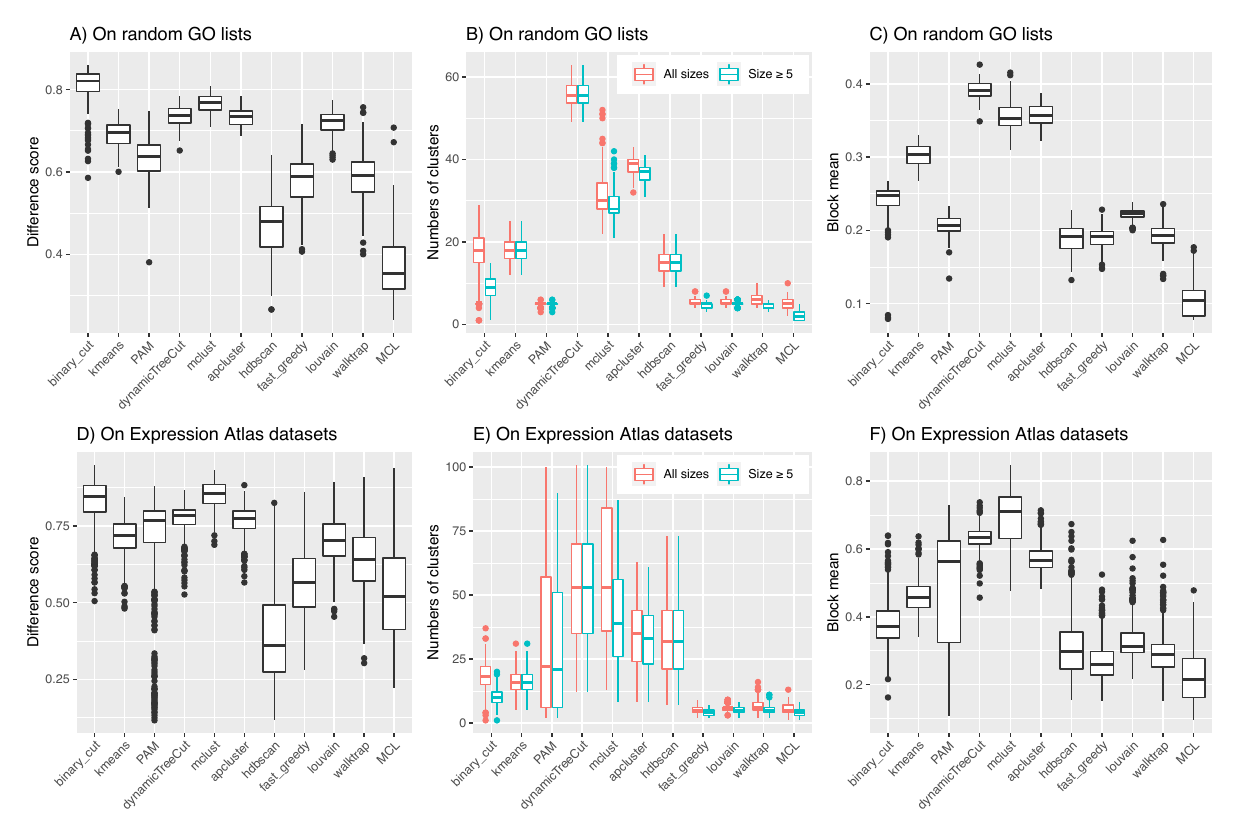

Write R code to recreate this figure.
setwd("~/manuscript/simplifyEnrichment/figures")

lt_foo = readRDS("random_BP_results.rds");
diff_score_df = lt_foo$diff_score_df
cluster_number_df = lt_foo$cluster_number_df
cluster_number2_df = lt_foo$cluster_number2_df
block_mean_df = lt_foo$block_mean_df
	

library(ggplot2)
library(cowplot)

p1 = ggplot(diff_score_df, aes(x = method, y = value)) +
	geom_boxplot() + ylab("Difference score") + ggtitle("A) On random GO lists") +
	theme(axis.title.x = element_blank(), axis.text.x = element_text(angle = 45, hjust = 1)) 
cluster_number_df$type = "All sizes"
cluster_number2_df$type = "Size >= 5"
p2 = ggplot(rbind(cluster_number_df, cluster_number2_df), aes(x = method, y = value, col = type)) +
	geom_boxplot() + ylab("Numbers of clusters") + labs(col = "") + ggtitle("B) On random GO lists") +
	theme(axis.title.x = element_blank() ,axis.text.x = element_text(angle = 45, hjust = 1)) +
	theme(legend.position = c(0.99, 0.99), legend.justification = c("right", "top"), legend.direction="horizontal")
p3 = ggplot(block_mean_df, aes(x = method, y = value)) +
	geom_boxplot() + ylab("Block mean") + ggtitle("C) On random GO lists") +
	theme(axis.title.x = element_blank(), axis.text.x = element_text(angle = 45, hjust = 1))


lt_foo = readRDS("EBI_Expression_Atlas_GO_BP_results.rds"); 
diff_score_df = lt_foo$diff_score_df
cluster_number_df = lt_foo$cluster_number_df
cluster_number2_df = lt_foo$cluster_number2_df
block_mean_df = lt_foo$block_mean_df
	

library(ggplot2)
library(cowplot)

p4 = ggplot(diff_score_df, aes(x = method, y = value)) +
	geom_boxplot() + ylab("Difference score") + ggtitle("D) On Expression Atlas datasets") +
	theme(axis.title.x = element_blank(), axis.text.x = element_text(angle = 45, hjust = 1))
cluster_number_df$type = "All sizes"
cluster_number2_df$type = "Size >= 5"
p5 = ggplot(rbind(cluster_number_df, cluster_number2_df), aes(x = method, y = value, col = type)) +
	geom_boxplot() + ylab("Numbers of clusters") + labs(col = "") + ggtitle("E) On Expression Atlas datasets") +
	theme(axis.title.x = element_blank() ,axis.text.x = element_text(angle = 45, hjust = 1)) +
	theme(legend.position = c(0.99, 0.99), legend.justification = c("right", "top"), legend.direction="horizontal")
p6 = ggplot(block_mean_df, aes(x = method, y = value)) + ggtitle("F) On Expression Atlas datasets") +
	geom_boxplot() + ylab("Block mean") +
	theme(axis.title.x = element_blank(), axis.text.x = element_text(angle = 45, hjust = 1))

pdf("figure5.pdf", width = 12, height = 8)
print(plot_grid(p1, p2, p3, p4, p5, p6, nrow = 2))
dev.off()



